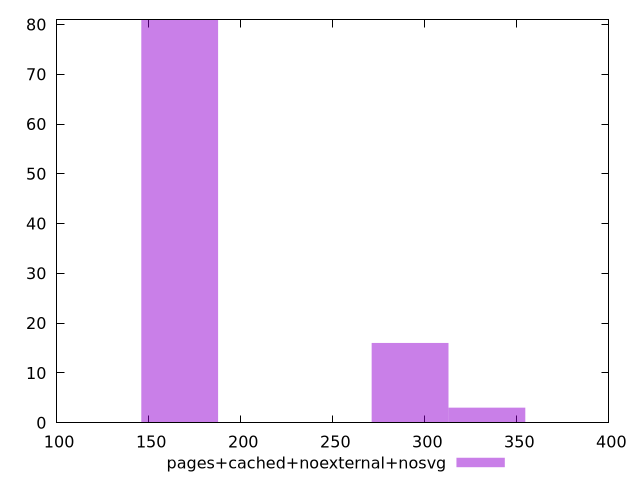

Recreate this plot in gnuplot.
$_pagesCachedNoexternalNosvg <<EOF
166.85791054665472 81
292.00134345664577 16
333.71582109330944 3
EOF
set key outside below
set terminal pngcairo
set output "report_00004_2020-11-02T20-21-41.718Z/uses-http2/pages+cached+noexternal+nosvg//raw_hist.png"
set yrange [0:81]
set boxwidth 41.71447763666368
set style fill transparent solid 0.5 noborder
plot $_pagesCachedNoexternalNosvg title "pages+cached+noexternal+nosvg" with boxes ,
